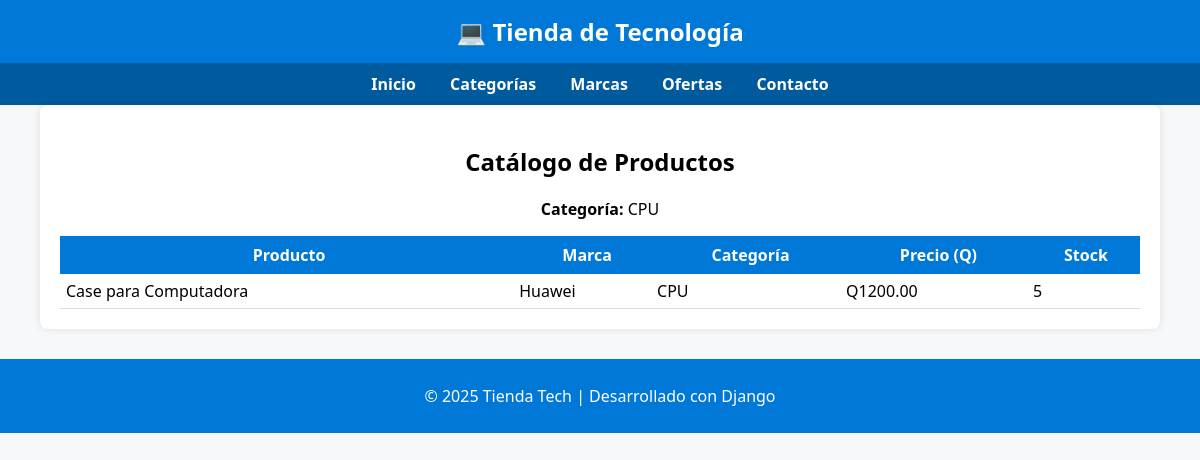
Screenshot of /store/category/cpu/ with the database file from the repository.
### store/models.py (models this page shows, shortened)
class TimeStampedModel(models.Model):
    created_at = models.DateTimeField(auto_now_add=True)  # Se setea al crear
    updated_at = models.DateTimeField(auto_now=True)      # Se actualiza en cada guardado
    class Meta:
        abstract = True  # No crear tabla para este mixin

class Category(TimeStampedModel):
    name = models.CharField(max_length=100, unique=True)  # Nombre visible
    slug = models.SlugField(max_length=120, unique=True)  # Para URL amigable (/laptops/)
    class Meta:
        ordering = ['name']  # Orden alfabético por defecto en consultas
        verbose_name = 'Categoría'
        verbose_name_plural = 'Categorías'

class Product(TimeStampedModel):
    category = models.ForeignKey(Category, on_delete=models.PROTECT, related_name='products')
    brand = models.ForeignKey(Brand, on_delete=models.PROTECT, related_name='products')
    name = models.CharField(max_length=150)
    slug = models.SlugField(max_length=170, unique=True)
    price = models.DecimalField(max_digits=10, decimal_places=2)  # hasta 99,999,999.99
    stock = models.PositiveIntegerField(default=0)                # existencias (no negativos)
    is_active = models.BooleanField(default=True)                 # visible/oculto en catálogo
    class Meta:
        indexes = [
            models.Index(fields=['slug']),         # Búsquedas rápidas por slug
            models.Index(fields=['is_active']),    # Filtros por disponibilidad
        ]
        ordering = ['name']
        verbose_name = 'Producto'
        verbose_name_plural = 'Productos'

class Brand(TimeStampedModel):
    name = models.CharField(max_length=100, unique=True)
    slug = models.SlugField(max_length=120, unique=True)
    class Meta:
        ordering = ['name']
        verbose_name = 'Marca'
        verbose_name_plural = 'Marcas'

### store/views.py (the view)
# urls.py: path('category/<slug:slug>/', views.category_view, name='category_products'),
def category_view(request, slug):
    category = get_object_or_404(Category, slug=slug)
    products = Product.objects.filter(category=category, is_active=True)
    return render(request, 'store/catalog.html', {
        'products': products,
        'selected_category': category.name
    })

### store/templates/store/catalog.html (shortened to what this page needs)
{% extends 'store/base.html' %}
{% block content %}
<h2 style="text-align:center;">Catálogo de Productos</h2>
{% if selected_category %}
<p style="text-align:center;"><strong>Categoría:</strong> {{ selected_category }}</p>
{% elif selected_brand %}
<p style="text-align:center;"><strong>Marca:</strong> {{ selected_brand }}</p>
{% endif %}
<table style="width:100%; border-collapse:collapse;">
    <thead>
    <tr style="background-color:#0078D7; color:white;">
        <th style="padding:8px;">Producto</th>
        <th>Marca</th>
        <th>Categoría</th>
        <th>Precio (Q)</th>
        <th>Stock</th>
    </tr>
    </thead>
    <tbody>
    {% for p in products %}
        <tr style="border-bottom:1px solid #ddd;">
            <td style="padding:6px;">{{ p.name }}</td>
            <td>{{ p.brand.name }}</td>
            <td>{{ p.category.name }}</td>
            <td>Q{{ p.price }}</td>
            <td>{{ p.stock }}</td>
        </tr>
    {% empty %}
        <tr><td colspan="5" style="text-align:center;">No hay productos disponibles.</td></tr>
    {% endfor %}
    </tbody>
</table>
{% endblock %}

### store/templates/store/base.html (style rules this page uses)
body { font-family: 'Segoe UI', Tahoma, sans-serif; margin: 0; background-color: #f7f8fa; }

### rows the page displays
Category: name "CPU"
Product: name "Case para Computadora", brand.name "Huawei", category.name "CPU", price "1200.00", stock "5"
